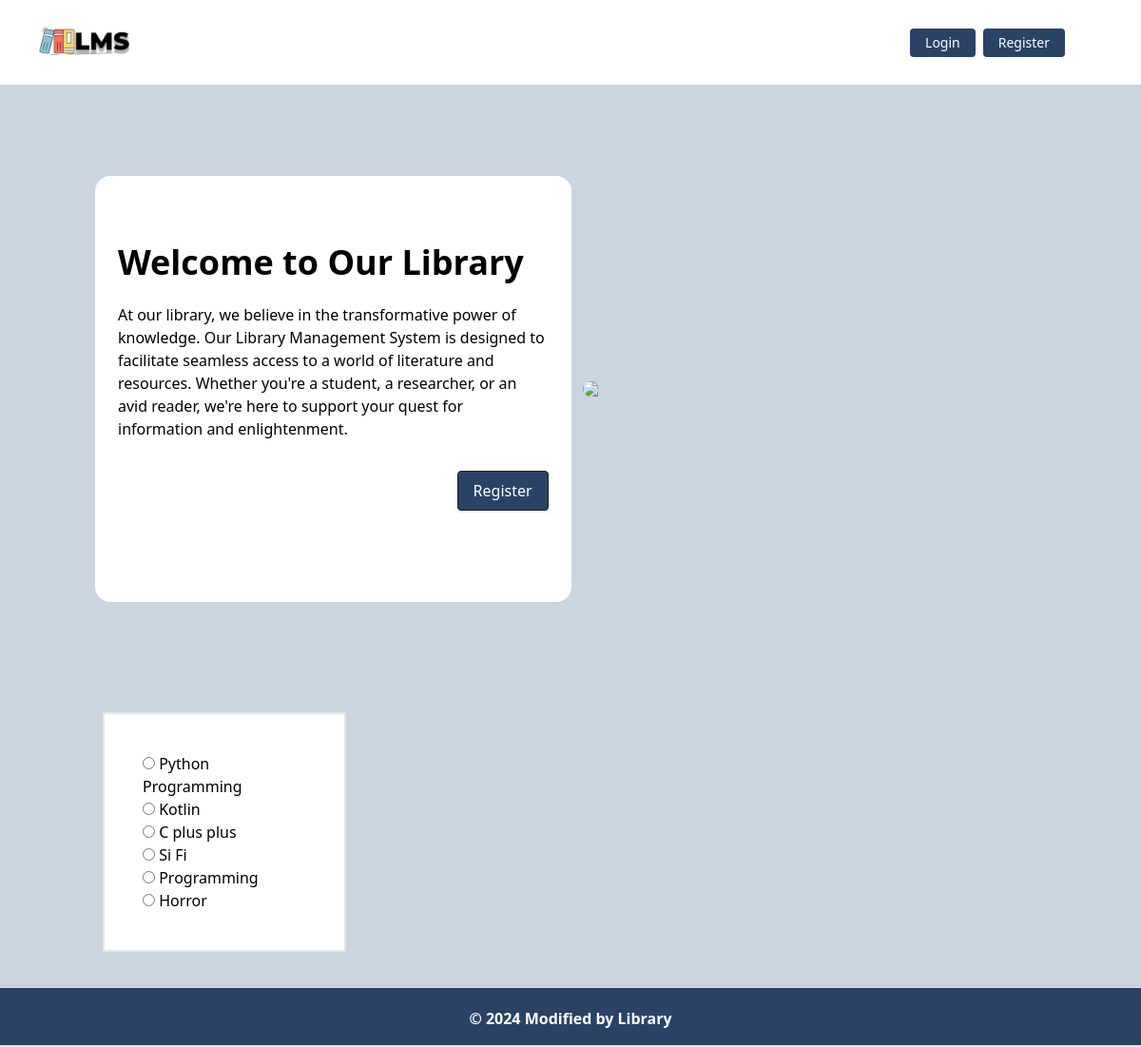
/books/c-plus-plus/, run on the app's committed database.
### category/models.py (models this page shows, shortened)
class Category(models.Model):
    name=models.CharField(max_length=100)
    slug = models.SlugField(max_length=250, unique=True)

### core/views.py (the view)
# urls.py: 2. Add a URL to urlpatterns:  path('', views.home, name='home')
def home(request, category_slug = None):
    book = Book.objects.all()
    if category_slug is not None:
        category = Category.objects.get(slug=category_slug)
        book = Book.objects.filter(categories=category)
    categorie = Category.objects.all()
    return render(request, "core/index.html", {"books":book, "categories":categorie})

### core/templates/core/index.html (shortened to what this page needs)
{% extends "core/base.html" %}
{% load static %}
        {% block title %}Library Management System{% endblock %} {% block body %}
        <div class="container mx-auto flex flex-col md:flex-row items-center my-12 md:my-24">
            <div class="flex flex-col w-full lg:w-1/2 justify-center items-start pt-12 pb-24 px-6 bg-white rounded-2xl bg-opacity-70 mx-3">
                <h1 class="font-bold text-4xl my-4">Welcome to Our Library</h1>
                <p class="leading-normal mb-4">
                  At our library, we believe in the transformative power of knowledge. Our Library Management System is designed to facilitate seamless access to a world of literature and resources. Whether you're a student, a researcher, or an avid reader, we're here to support your quest for information and enlightenment.
                </p>
                <div class="flex justify-end w-full">
                    <a href="{% url 'register' %}" class="bg-blue-900 text-white rounded mt-4 hover:bg-white hover:text-blue-900 hover:border-blue-900 shadow hover:shadow-lg py-2 px-4 border border-gray-900 hover:border-transparent">Register</a>
                </div>
            </div>
            <div class="w-full lg:w-1/2 lg:py-6 text-center ">
                <img class ="rounded-2xl" src ="{% static './images/home.jpg' %}"/>
            </div>
        </div>
    <div class="flex mb-20 gap-x-40">
        <div class="w-1/4 border-2 rounded-sm p-10 bg-white m-5">
            {% for cate in categories %}
            <div class="form-check">
                <input class="form-check-input" type="radio" name="category" id="{{cate.id}}">
                <label class="form-check-label" for="{{cate.id}}">
                <a class="text-decoration-none" href="{% url 'book' cate.slug %}">{{cate.name}}</a>
                </label>
            </div>
            {% endfor %}
        </div>
        <div class="w-2/4 ">
        </div>
    </div>
</div>
{% endblock body %}

### data on the page
Category: name "Python Programming"
Category: name "Kotlin"
Category: name "C plus plus"
Category: name "Si Fi"
Category: name "Programming"
Category: name "Horror"
